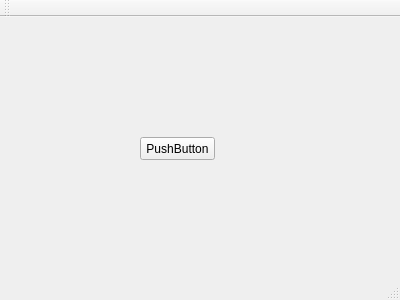
<?xml version="1.0" encoding="UTF-8"?>
<ui version="4.0">
 <class>MainWindow</class>
 <widget class="QMainWindow" name="MainWindow">
  <property name="geometry">
   <rect>
    <x>0</x>
    <y>0</y>
    <width>400</width>
    <height>300</height>
   </rect>
  </property>
  <property name="windowTitle">
   <string>MainWindow</string>
  </property>
  <widget class="QWidget" name="centralWidget">
   <widget class="QPushButton" name="pushButton">
    <property name="geometry">
     <rect>
      <x>140</x>
      <y>120</y>
      <width>75</width>
      <height>23</height>
     </rect>
    </property>
    <property name="text">
     <string>PushButton</string>
    </property>
   </widget>
  </widget>
  <widget class="QMenuBar" name="menuBar">
   <property name="geometry">
    <rect>
     <x>0</x>
     <y>0</y>
     <width>400</width>
     <height>23</height>
    </rect>
   </property>
  </widget>
  <widget class="QToolBar" name="mainToolBar">
   <attribute name="toolBarArea">
    <enum>TopToolBarArea</enum>
   </attribute>
   <attribute name="toolBarBreak">
    <bool>false</bool>
   </attribute>
  </widget>
  <widget class="QStatusBar" name="statusBar"/>
 </widget>
 <layoutdefault spacing="6" margin="11"/>
 <resources/>
 <connections/>
</ui>
